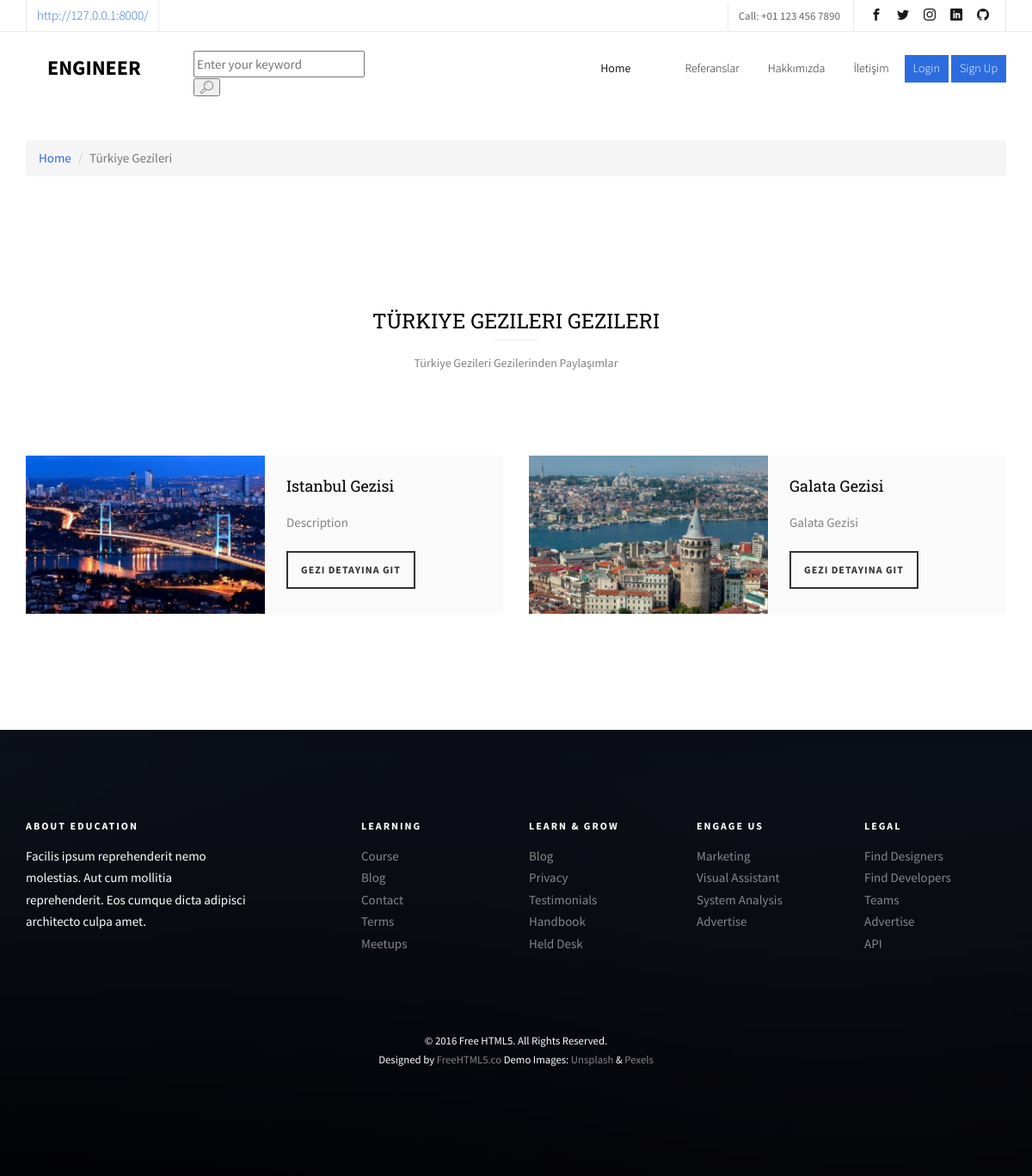
Screenshot of /category/1/turkiye-geziler with the database file from the repository.
### content/models.py (models this page shows, shortened)
class Category(MPTTModel):
    STATUS =(
        ('True', 'Evet'),
        ('False', 'Hayır'),
    )
    title = models.CharField(max_length=100)
    keywords = models.CharField(blank=True, max_length=255)
    description = models.CharField(blank=True, max_length=255)
    image = models.ImageField(blank=True, upload_to='images/')
    status = models.CharField(max_length=10, choices=STATUS)
    slug = models.SlugField(null=False, unique=True)
    parent = TreeForeignKey('self', blank=True, null=True, related_name='children', on_delete=models.CASCADE)
    create_at = models.DateTimeField(auto_now_add=True)
    update_at = models.DateTimeField(auto_now=True)
    class MPTTMeta:
        order_insertion_by = ['title']
    def get_image_tag(self):
        if self.image:
            return mark_safe('<img src="{}" height="50"/>'.format(self.image.url))
    get_image_tag.short_description = 'Image'

class Content(models.Model):
    STATUS = (
        ('True', 'Evet'),
        ('False', 'Hayır'),
    )
    category = models.ForeignKey(Category, on_delete=models.CASCADE)
    title = models.CharField(max_length=150)
    keywords = models.CharField(blank=True, max_length=255)
    description = models.CharField(blank=True, max_length=255)
    image = models.ImageField(blank=True, upload_to='images/')
    detail = RichTextUploadingField()
    slug = models.SlugField(null=False, unique=True)
    status = models.CharField(max_length=10, choices=STATUS)
    parent = models.ForeignKey('self', blank=True, null=True, related_name='children', on_delete=models.CASCADE)
    create_at = models.DateTimeField(auto_now_add=True)
    update_at = models.DateTimeField(auto_now=True)
    def get_image_tag(self):
        if self.image:
            return mark_safe('<img src="{}" height="50"/>'.format(self.image.url))
    get_image_tag.short_description = 'Image'

### home/views.py (the view)
# urls.py: path('category/<int:id>/<slug:slug>', views.category_contents, name='category_contents'),
def category_contents(request, id, slug):
    category = Category.objects.all()
    category_data = Category.objects.get(pk=id)
    contents = Content.objects.filter(category_id=id)
    context = {'contents': contents,
               'category': category,
               'category_data': category_data}
    return render(request, 'geziler.html', context)

### home/templates/geziler.html (shortened to what this page needs)
{% extends "homebase.html" %}
{% block content %}
    <div id="breadcrumb">
        <div class="container">
            <ul class="breadcrumb">
                <li><a href="/">Home</a></li>
                <li class="active">{{ category_data.title }}</li>
            </ul>
        </div>
    </div>&emsp;
    <div id="fh5co-course">
		<div class="container">
			<div class="row animate-box">
				<div class="col-md-6 col-md-offset-3 text-center fh5co-heading">
					<h2>{{ category_data.title }} Gezileri</h2>
					<p>{{ category_data.title }} Gezilerinden Paylaşımlar</p>
				</div>
			</div>
			<div class="row">
                {% for rs in contents %}
				    <div class="col-md-6 animate-box">
					<div class="course">
						<a href="#" class="course-img" style="background-image: url({{rs.image.url}});">
						</a>
						<div class="desc">
							<h3><a href="#">{{ rs.title }}</a></h3>
							<p> {{ rs.description }} </p>
							<span><a href="/content/{{ rs.id }}/{{ rs.slug }}" class="btn btn-primary btn-sm btn-course">Gezi Detayına Git</a></span>
						</div>
					</div>
				</div>
                {% endfor %}
			</div>
		</div>
	</div>
{% endblock %}

### home/static/css/style.css (style rules this page uses)
body { font-family: "Source Sans Pro", Arial, sans-serif; font-weight: 400; font-size: 15px; line-height: 1.7; color: #828282; background: #fff; }
a { color: #2D6CDF; -webkit-transition: 0.5s; -o-transition: 0.5s; transition: 0.5s; }
p { margin-bottom: 20px; }
h1, h2, h3, h4, h5, h6, figure { color: #000; font-family: "Roboto Slab", serif; font-weight: 400; margin: 0 0 20px 0; }
#fh5co-course-categories, #fh5co-counter, #fh5co-course, #fh5co-register, #fh5co-pricing, #fh5co-testimonial, #fh5co-blog, #fh5co-about, #fh5co-staff, #fh5co-contact, #fh5co-footer { padding: 7em 0; clear: both; }
.course { display: -webkit-box; display: -moz-box; display: -ms-flexbox; display: -webkit-flex; display: flex; flex-wrap: wrap; -webkit-flex-wrap: wrap; -moz-flex-wrap: wrap; margin-bottom: 30px; }
.course .desc, .course .course-img { width: 50%; display: inline-block; }
.course .course-img { background-size: cover; background-position: center center; background-repeat: no-repeat; position: relative; -webkit-transition: 0.3s; -o-transition: 0.3s; transition: 0.3s; }
.course .desc { padding: 1.7em; background: #fafafa; }
.course .desc h3 { font-size: 18px; font-weight: 400; }
.course .desc h3 a { color: #000; }
.course .desc .btn-course { border: 2px solid rgba(0, 0, 0, 0.8) !important; background: transparent; color: rgba(0, 0, 0, 0.8) !important; font-size: 12px; text-transform: uppercase; font-weight: 700; letter-spacing: 1px; padding: 11px 15px !important; -webkit-border-radius: 0; -moz-border-radius: 0; -ms-border-radius: 0; border-radius: 0; }
.fh5co-heading { margin-bottom: 5em; }
.fh5co-heading h2 { font-size: 24px; margin-bottom: 20px; line-height: 1.5; color: #000; text-transform: uppercase; position: relative; }
.fh5co-heading h2:after { position: absolute; top: 40px; left: 0; right: 0; bottom: 0; content: ''; width: 50px; height: 1px; margin: 0 auto; background: rgba(0, 0, 0, 0.08); }
.fh5co-heading p { font-size: 14px; }
.btn { margin-right: 4px; margin-bottom: 4px; font-family: "Source Sans Pro", Arial, sans-serif; font-size: 16px; font-weight: 400; -webkit-border-radius: 30px; -moz-border-radius: 30px; -ms-border-radius: 30px; border-radius: 30px; -webkit-transition: 0.5s; -o-transition: 0.5s; transition: 0.5s; padding: 8px 20px; }
.btn-primary { background: #2D6CDF; color: #fff; border: 2px solid #2D6CDF; }
.js .animate-box { opacity: 0; }

### rows the page displays
Category: title "Türkiye Gezileri", title "TÜRKIYE GEZILERI"
Content: image (picture), title "Istanbul Gezisi", description "Description"
Content: image (picture), title "Galata Gezisi", description "Galata Gezisi"
